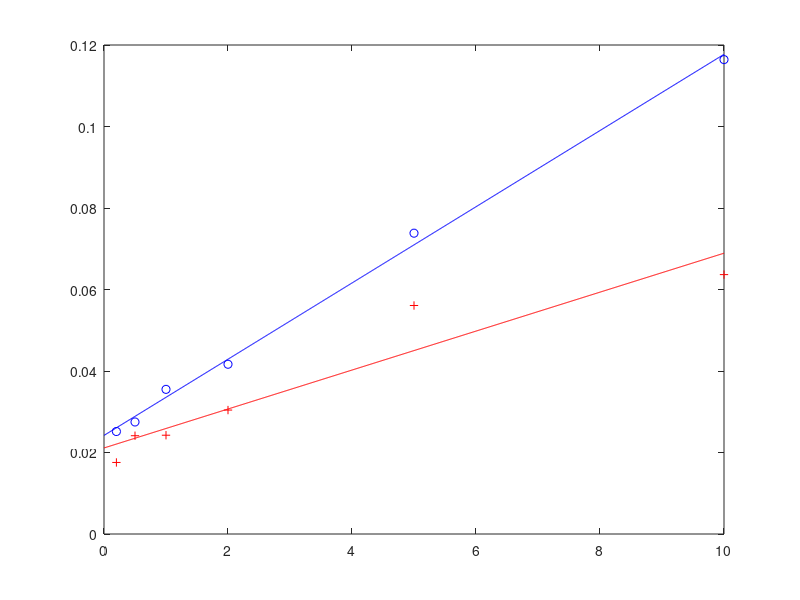

The MATLAB source for this figure:
t=[0.2 0.5 1 2 5 10];
tt=0:0.01:max(t);
s1=[0.1325 0.1553 0.1557 0.1744 0.2368 0.2523];
s2=[0.1586 0.1658 0.1884 0.2041 0.2717 0.3412];
t1=[0 1 5 10];
ss1=[0 0.244949 0.547723 0.774597];
ss2=[0 0.547723 1.224745 1.732051];
figure(10);

s1=s1.^2;
s2=s2.^2;

p1=polyfit(t, s1, 1)
D1=p1(1)/6*1000
p2=polyfit(t, s2, 1)
D2=p2(1)/6*1000

D2/D1

plot(t, s1, 'r+', tt, polyval(p1, tt), 'r');
hold on;
plot(t, s2, 'bo', tt, polyval(p2, tt), 'b')
%plot(t1, ss1.^2, 'r');
%plot(t1, ss2.^2, 'b');